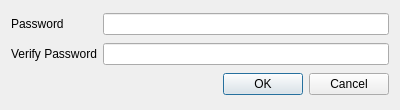
<?xml version="1.0" encoding="UTF-8"?>
<ui version="4.0">
 <class>RequirePasswordDialog</class>
 <widget class="QDialog" name="RequirePasswordDialog">
  <property name="geometry">
   <rect>
    <x>0</x>
    <y>0</y>
    <width>400</width>
    <height>110</height>
   </rect>
  </property>
  <property name="windowTitle">
   <string>Require password</string>
  </property>
  <layout class="QGridLayout" name="gridLayout">
   <item row="0" column="0">
    <widget class="QLabel" name="label">
     <property name="text">
      <string>Password</string>
     </property>
    </widget>
   </item>
   <item row="0" column="1">
    <widget class="QLineEdit" name="editPassword">
     <property name="echoMode">
      <enum>QLineEdit::Password</enum>
     </property>
    </widget>
   </item>
   <item row="1" column="0">
    <widget class="QLabel" name="label_2">
     <property name="text">
      <string>Verify Password</string>
     </property>
    </widget>
   </item>
   <item row="1" column="1">
    <widget class="QLineEdit" name="editVerifyPassword">
     <property name="echoMode">
      <enum>QLineEdit::Password</enum>
     </property>
    </widget>
   </item>
   <item row="2" column="0" colspan="2">
    <widget class="QDialogButtonBox" name="buttonBox">
     <property name="orientation">
      <enum>Qt::Horizontal</enum>
     </property>
     <property name="standardButtons">
      <set>QDialogButtonBox::Cancel|QDialogButtonBox::Ok</set>
     </property>
    </widget>
   </item>
  </layout>
 </widget>
 <resources/>
 <connections>
  <connection>
   <sender>buttonBox</sender>
   <signal>accepted()</signal>
   <receiver>RequirePasswordDialog</receiver>
   <slot>accept()</slot>
   <hints>
    <hint type="sourcelabel">
     <x>248</x>
     <y>254</y>
    </hint>
    <hint type="destinationlabel">
     <x>157</x>
     <y>274</y>
    </hint>
   </hints>
  </connection>
  <connection>
   <sender>buttonBox</sender>
   <signal>rejected()</signal>
   <receiver>RequirePasswordDialog</receiver>
   <slot>reject()</slot>
   <hints>
    <hint type="sourcelabel">
     <x>316</x>
     <y>260</y>
    </hint>
    <hint type="destinationlabel">
     <x>286</x>
     <y>274</y>
    </hint>
   </hints>
  </connection>
 </connections>
</ui>
